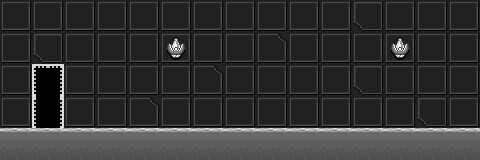

The image is a tile-based game level rendered from a .tmx file. Its description and source (layers, tilesets, objects; grid data summarised) follow:
An orthogonal 15x5 tile map with 32x32 px tiles, 2 tile layers (tile1, tile2), 1 hidden layer not drawn and 7 objects.

<map version="1.0" orientation="orthogonal" renderorder="right-down" width="15" height="5" tilewidth="32" tileheight="32" nextobjectid="37">
 <properties>
  <property name="scene" value="7" />
  <property name="showlight" value="1" />
 </properties>
 <tileset firstgid="1" name="tileset" tilewidth="32" tileheight="32" spacing="4" tilecount="784">
  <image source="tileset.png" width="1024" height="1024" />
 </tileset>
 <layer name="tile1" width="15" height="5">
  <data>[75 cells, 75 non-empty, 6 distinct tile ids]</data>
 </layer>
 <layer name="tile2" width="15" height="5">
  <data>[75 cells, 2 non-empty, 1 distinct tile ids]</data>
 </layer>
 <objectgroup name="objcollision">
  <object id="2" x="0" y="130" width="480" height="30">
   <properties>
    <property name="typeid" value="0" />
   </properties>
  </object>
  <object id="30" x="478" y="64" width="2" height="64">
   <properties>
    <property name="typeid" value="1" />
   </properties>
  </object>
 </objectgroup>
 <objectgroup name="objpath" />
 <objectgroup name="objact">
  <object id="23" x="344" y="0" width="112" height="104">
   <properties>
    <property name="type" value="2" />
   </properties>
   <ellipse />
  </object>
  <object id="29" x="476" y="64" width="4" height="64">
   <properties>
    <property name="nextdoor" value="0" />
    <property name="nextscene" value="10" />
    <property name="side" value="2" />
    <property name="type" value="0" />
    <property name="typeid" value="2" />
   </properties>
  </object>
  <object id="31" x="120" y="0" width="112" height="104">
   <properties>
    <property name="type" value="2" />
   </properties>
   <ellipse />
  </object>
  <object id="32" x="44" y="64" width="8" height="64">
   <properties>
    <property name="nextdoor" value="1" />
    <property name="nextscene" value="4" />
    <property name="side" value="0" />
    <property name="type" value="0" />
    <property name="typeid" value="0" />
   </properties>
  </object>
  <object id="33" x="317" y="64" width="8" height="64">
   <properties>
    <property name="nextdoor" value="0" />
    <property name="nextscene" value="8" />
    <property name="side" value="1" />
    <property name="type" value="0" />
    <property name="typeid" value="1" />
   </properties>
  </object>
 </objectgroup>
 <layer name="tiledefinition" width="15" height="5" visible="0" opacity="0.9">
  <data>[75 cells, 75 non-empty, 4 distinct tile ids]</data>
 </layer>
</map>
